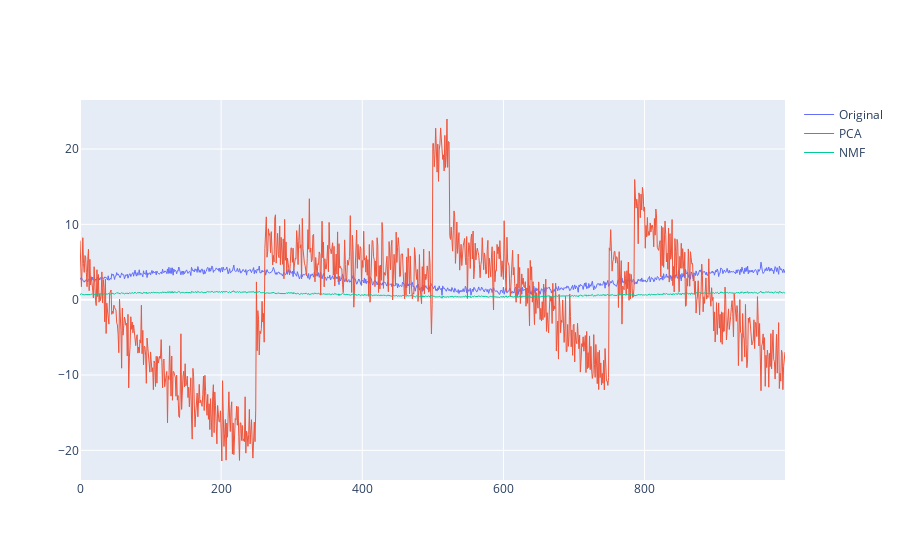

Write notebook code for a chart like this one.
### Code cell
fig = go.Figure()
fig.add_trace(go.Scatter(y = X[:, 0][:1000], 
                         name = 'Original', 
                         line_width = 1))
fig.add_trace(go.Scatter(y = signal_pca[:, 0][:1000], 
                         name = 'PCA', 
                         line_width = 1))
fig.add_trace(go.Scatter(y = signal_nmf[:, 0][:1000],
                         line_width = 1,
                         name = 'NMF'))

### Figure 1 — Plotly figure (JSON) as saved in the notebook; plotly's stock layout.template omitted (floating-point values rounded to 4 significant figures; data arrays with more than 128 entries replaced by an {"elided": "..."} marker saying what was removed)
{"data": [{"line": {"width": 1}, "name": "Original", "type": "scatter", "y": {"elided": "1000 float values"}}, {"line": {"width": 1}, "name": "PCA", "type": "scatter", "y": {"elided": "1000 float values"}}, {"line": {"width": 1}, "name": "NMF", "type": "scatter", "y": {"elided": "1000 float values"}}], "layout": {}}
